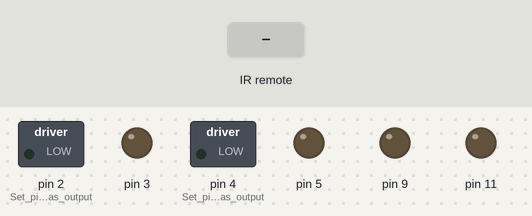
Recording of a sketch running on a simulated Arduino Uno, built with avr-gcc and run on an emulated ATmega328P. Parts: switched loads named in the sketch (green lamp = pin HIGH), output pins drawn as LEDs (lit = HIGH). Inputs (shaded band) come from the test bench.

Above: at 1.2 s.
1.3 s: infrared code 0x5A received
At 2.5 s:
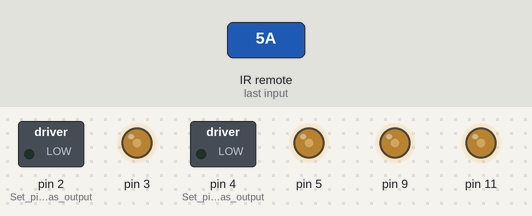
2.8 s: infrared code 0x8 received
At 3.7 s:
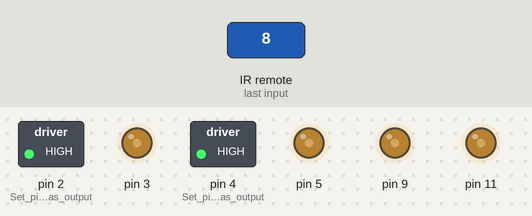
4.3 s: infrared code 0x1C received
At 4.9 s:
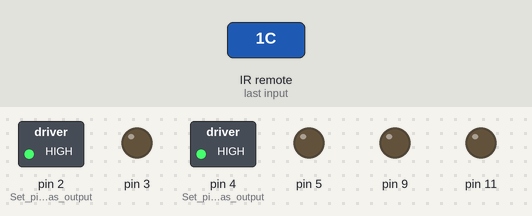
5.8 s: infrared code 0x52 received
At 7.0 s:
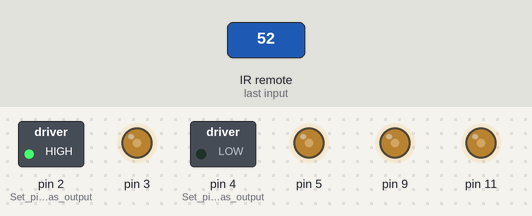
7.3 s: infrared code 0x18 received
At 8.4 s:
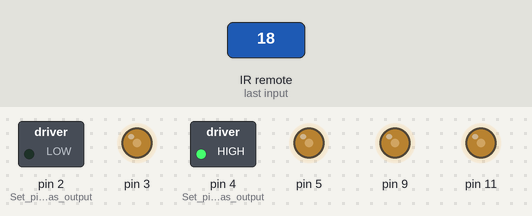
8.8 s: infrared code 0x16 received
At 9.5 s:
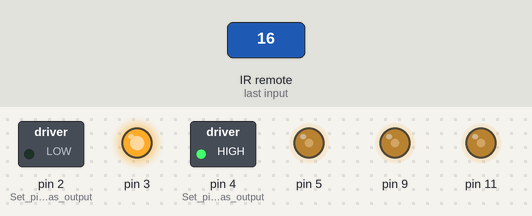
Timing chart, 0 to 11.3 s (numbered marks = the images above; inputs shaded):
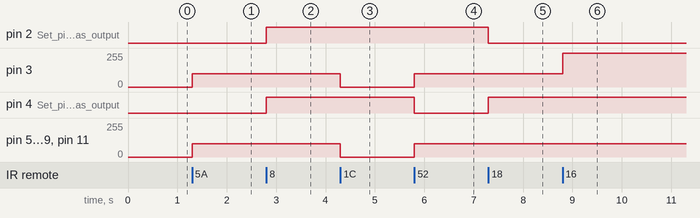

The sketch:

bil.ino
```cpp
#include <IRremote.hpp>  // Including the IRremote library

#define IR_RECEIVE_PIN A0 // Define the IR receiver pin

uint16_t kommando = 0; // Variable to store the received command

void setup() {
  pinMode(4, OUTPUT); // Set pin 4 as output
  pinMode(2, OUTPUT); // Set pin 2 as output

  IrReceiver.begin(IR_RECEIVE_PIN, ENABLE_LED_FEEDBACK); // Initialize IR receiver
}

//---------------------------------------------------------------

void loop() { // Main loop

  if (IrReceiver.decode()) { // Check if an IR signal is received
    uint16_t kommando = IrReceiver.decodedIRData.command; // Store the received command

    maine(kommando); // Call the 'maine' function with the received command
    IrReceiver.resume(); // Resume receiving IR signals
  }
}

//---------------------------------------------------------------

void maine(int kommando) { // Function to handle commands received from IR

  switch (kommando) { // Switch-case to perform actions based on the received command
    case 90:
      forward(); // Perform forward action
      break;
    case 8:
      backward(); // Perform backward action
      break;
    case 28:
      broms(); // Perform braking action
      break;
    case 82:
      right(); // Perform right turn action
      break;
    case 24:
      left(); // Perform left turn action
      break;
    case 22:
      snurr(); // Starts whip motor
      break;
    case 13:
      slutaSnurr(); // Stops whip motor
      break;
    default:
      // Handle default case if needed
      break;
  }
  delay(100); // Delay after performing the action
}

/*----------*/

// Functions to handle steering actions

//set "speed" actually means set amount of electricity given, but that decides speed and is therefore called speed below

void forward() {
  digitalWrite(4, LOW); // Left motor forward
  analogWrite(5, 100); // Set speed for left motor
  digitalWrite(2, LOW); // Right motor forward
  analogWrite(9, 100); // Set speed for right motor

  digitalWrite(13, HIGH); //left motor 2 forward
  analogWrite(11, 100); // Set speed for left motor 2
  digitalWrite(12, HIGH); // Right motor 2 forward
  analogWrite(3, 100); // Set speed for right motor 2
}

void backward() {
  digitalWrite(4, HIGH); // Left motor backward
  analogWrite(5, 100); // Set speed for left motor
  digitalWrite(2, HIGH); // Right motor backward
  analogWrite(9, 100); // Set speed for right motor

  digitalWrite(13, LOW); //left motor 2 forward
  analogWrite(11, 100); // Set speed for left motor 2
  digitalWrite(12, LOW); // Right motor 2 forward
  analogWrite(3, 100); // Set speed for right motor 2
}

void right() {
  digitalWrite(4, LOW); // Left motor backward
  analogWrite(5, 100); // Set speed for left motor
  digitalWrite(2, HIGH); // Right motor forward
  analogWrite(9, 100); // Set speed for right motor

  digitalWrite(13, HIGH); //left motor 2 forward
  analogWrite(11, 100); // Set speed for left motor 2
  digitalWrite(12, LOW); // Right motor 2 forward
  analogWrite(3, 100); // Set speed for right motor 2
}

void left() {
  digitalWrite(4, HIGH); // Left motor forward
  analogWrite(5, 100); // Set speed for left motor
  digitalWrite(2, LOW); // Right motor backward
  analogWrite(9, 100); // Set speed for right motor

  digitalWrite(13, LOW); //left motor 2 forward
  analogWrite(11, 100); // Set speed for left motor 2
  digitalWrite(12, HIGH); // Right motor 2 forward
  analogWrite(3, 100); // Set speed for right motor 2
}

void broms() {
  analogWrite(5, 0); // Stop left motor
  analogWrite(9, 0); // Stop right motor

  analogWrite(11, 0); // Set speed for left motor 2
  analogWrite(3, 0); // Set speed for right motor 2
}

void snurr() {
  digitalWrite(3, HIGH); // Starts whip motor
}

void slutaSnurr() {
  digitalWrite(3, LOW); // Stops whip motor
}
```

Measured:
- after the input at 1.3 s, pin 3, pin 5, pin 9, pin 11: 0/255 → 100/255 at once
- after the input at 2.8 s, pin 2 (Set_pin_2_as_output), pin 4 (Set_pin_4_as_output): LOW → HIGH at once
- after the input at 4.3 s, pin 3, pin 5, pin 9, pin 11: 100/255 → 0/255 at once
- after the input at 5.8 s, pin 3, pin 5, pin 9, pin 11: 0/255 → 100/255 at once; pin 4 (Set_pin_4_as_output): HIGH → LOW at once
- after the input at 7.3 s, pin 2 (Set_pin_2_as_output): HIGH → LOW at once; pin 4 (Set_pin_4_as_output): LOW → HIGH at once
- after the input at 8.8 s, pin 3: 100/255 → 255/255 at once
